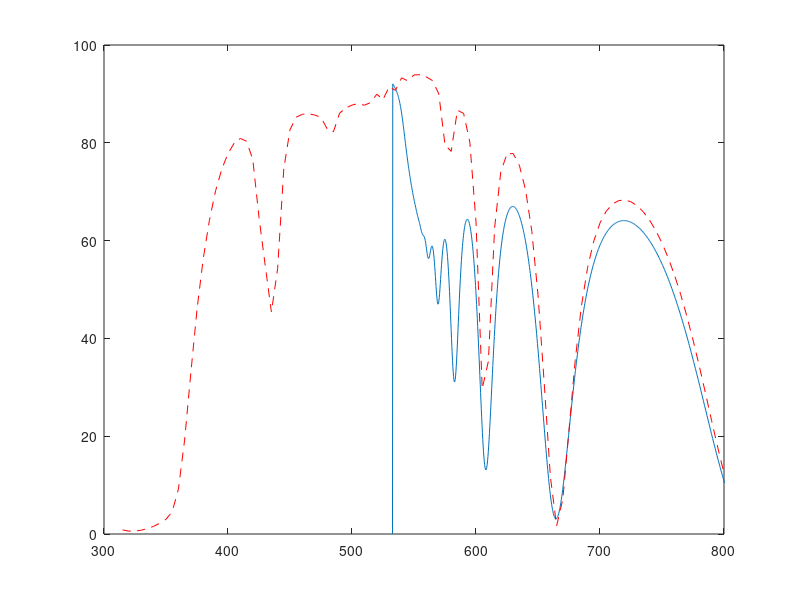

Recreate this plot in MATLAB.
   clear variables
%     fileIDtheory=fopen('theory_nw_hf=200nm_ff35_NP_R=20_a=3R_h=10_d=9.3084.txt','r');
    fileIDtheory=fopen('theory_nw_hf=200nm_ff35_NP_R=1e-06_a=3R_h=1_d=4.6542e-07.txt','r');
    formatSpecA = '%s %s %s %s %s %s %s';
    sizeA = [7 1];
    formatSpecB = '%f %f %f %f %f %f %f';
    sizeB = [7 Inf];
    theoryA=fscanf(fileIDtheory,formatSpecA,sizeA);
    theoryB=fscanf(fileIDtheory,formatSpecB,sizeB);
    % a=textscan(fileIDtheory,'%f','headerlines',1,'delimiter','');
    fclose(fileIDtheory);
  
    
    fileIDsim=fopen('nwh_200_nwr_10_torousr_2_cub.txt','r');
    simformatSpecA = '%s %s %s';
    simsizeA = [3 3];
    simformatSpecB = '%f %f %f';
    simsizeB = [3 Inf];
    simA=fscanf(fileIDsim,simformatSpecA,simsizeA);
    simB=fscanf(fileIDsim,simformatSpecB,simsizeB);
    
    fclose(fileIDsim);
%        
    
    figure;
    plot(theoryB(1,:),theoryB(2,:));
    hold on
    plot(simB(1,:),simB(2,:),'r--');
    hold off
    axis([300 800 0 100])

clear variables